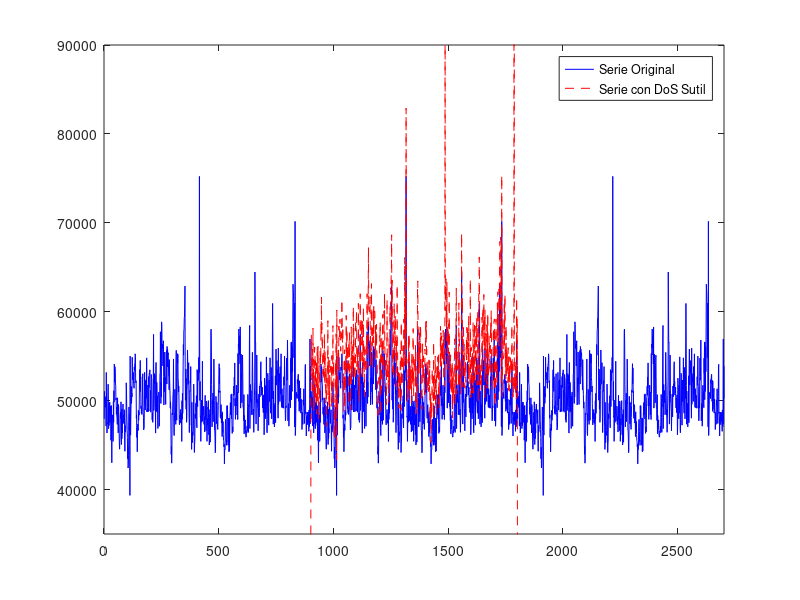

Source code (MATLAB): (Note: this script raises an error after producing the figure.)
clear; close all;clc; warning off;
addpath('./Datasets/');
addpath('./Functions/');
addpath('./Datos_finales/');

%% Cargar datos obtenidos de Representación.m
% Cargar los archivos .mat
data1 = load('serie_sintetica_10.mat');
data2 = load('serie_sintetica_075.mat');
data3 = load('serie_sintetica_05.mat');
data4 = load('serie_sintetica_meseta.mat');
data5 = load('serie_sintetica_gauss.mat');
data6 = load('serie_original.mat');
data7 = load('alphas_serie_original.mat');
data8 = load('stables_calculados.mat');
data9 = load('centroide_objetivo.mat');
data10 = load('stables_sf.mat');

% Extraer variables del archivo
serie_sintetica_10 = data1.muestras_centroide_Delta_Gamma_Changed_10;
serie_sintetica_075 = data2.muestras_centroide_Delta_Gamma_Changed_11;
serie_sintetica_05 = data3.muestras_centroide_Delta_Gamma_Changed_9;
serie_sintetica_meseta = data4.meseta_aleatoria;
serie_sintetica_gauss = data5.muestras_serie_tr;
serie_original = data6.serie_original;
alphas_serie_original = data7.alphas_serie_original;
stables_calculados = data8.stables_calculados_4;
centroide_objetivo = data9.centroide_objetivo;
alfas_sf = data10.alfas_sf;
gammas_sf = data10.gammas_sf;
deltas_sf = data10.deltas_sf;

% Series sumadas y limpiar variables inutiles
serie_sumada_10 = serie_original + serie_sintetica_10;
serie_sumada_meseta = serie_original + serie_sintetica_meseta;
vars = who('data*'); % Encuentra todas las variables que empiezan con 'data'
clear(vars{:}); % Elimina todas esas variables
f = ["pdf"]; % Formato para guardar imagenes vectoriales

%% Flash - crowd para la memoria 

% Concatenar el vector original tres veces para obtener un vector de 2703x1
serie_orig_concatenada = repmat(serie_original, 3, 1);
vector_ceros = zeros(901,1);
serie_sumada_concatenada = [vector_ceros; serie_original+serie_sintetica_10; vector_ceros];

% Graficar ambas series para comparar
figure;
plot(serie_orig_concatenada, 'b', 'DisplayName', 'Serie Original');
xlim([0,2703]); ylim([3.5e4,9e4]);
hold on;
plot(serie_sumada_concatenada, 'r--', 'DisplayName', 'Serie con DoS Sutil');
legend show;
% Cambiar el tamaño de letra de la leyenda
lgd = legend;
lgd.FontSize = 14;
title('Flash-crowd con la serie de ataque al 10%', 'FontSize', 14, 'FontWeight', 'bold');
xlabel('Tiempo (segundos)', 'FontSize', 14, 'FontWeight', 'bold');
ylabel('Paquetes/s', 'FontSize', 14, 'FontWeight', 'bold');
% Configurar los ejes
ax = gca; % Obtener el objeto de los ejes
ax.FontSize = 14; % Cambiar el tamaño de la letra de los ejes
grid on;


%% Comparativa con ataque tipo meseta 
% Este script genera un ataque de tipo meseta distinto al importado, solo
% ejecutar si se quieren hacer pruebas, pero para la parte de comparativa,
% saltar e importar los datos finales.
serie_orig_concatenada = repmat(serie_original, 3, 1);
% Calcular el valor medio de la serie original
valor_medio = mean(serie_original);

% Generar una meseta al 10% del valor medio
num_elements = 901;
media_meseta = valor_medio * 0.10;
desviacion_estandar_meseta = media_meseta * 0.2;  
meseta_aleatoria = media_meseta + desviacion_estandar_meseta * randn(num_elements, 1);
% Crear una copia de serie_orig_concatenada para sumar la meseta
vector_ceros = zeros(901,1);
serie_meseta_sumada = meseta_aleatoria+serie_original;
serie_meseta_concatenada = [vector_ceros; meseta_aleatoria; vector_ceros];
serie_sumada_concatenada = serie_meseta_concatenada + serie_orig_concatenada;

% Calculando distancia al centroide para gráfica de costes. El dato aquí
% generado se utiliza en Representación.m
DistCentroide_meseta = DistCentroide(alphas(serie_meseta_sumada,1),centroide_objetivo);

% Crear los subplots
figure;
% Primer subplot: la serie original
subplot(3, 1, 1);
plot(serie_orig_concatenada);
xlim([0,2703]);
title('Serie Original');
xlabel('Índice');
ylabel('Valor');

% Segundo subplot: la serie original y la meseta
subplot(3, 1, 2);
plot(1:length(serie_orig_concatenada), serie_orig_concatenada, 'b', 'DisplayName', 'Serie Original');
xlim([0,2703]);
hold on;
plot(1:length(serie_meseta_concatenada), serie_meseta_concatenada, 'r', 'DisplayName', 'Meseta');
title('Serie Original y Meseta');
xlabel('Índice');
ylabel('Valor');
legend;

% Tercer subplot: la serie original concatenada y modificada
subplot(3, 1, 3);
plot(serie_sumada_concatenada);
xlim([0,2703]);
title('Serie Original Concatenada Modificada');
xlabel('Índice');
ylabel('Valor');


%% Porcentajes de paquetes con respecto a la serie original
paquetes_serie_original = sum(serie_original);
paquetes_stable_05 = sum(serie_sintetica_05);
paquetes_stable_075 = sum(serie_sintetica_075);
paquetes_stable_10 = sum(serie_sintetica_10);
paquetes_stable_gaus = sum(serie_sintetica_gauss);
paquetes_stable_meseta = sum(serie_sintetica_meseta);

paquetes_normalizado = [paquetes_stable_05 paquetes_stable_075 paquetes_stable_10 paquetes_stable_gaus paquetes_stable_meseta]./paquetes_serie_original;
porcentaje_paquetes_normalizado = paquetes_normalizado*100;

%% Distancias normalizadas a Centroide
alfaestables_05 = alphas(serie_sintetica_05,1);
DistCentroide_005 = DistCentroide(alphas_serie_original + alphas(serie_sintetica_05,1),centroide_objetivo);
DistCentroide_075 = DistCentroide(alphas_serie_original + alphas(serie_sintetica_075,1),centroide_objetivo);
DistCentroide_010 = DistCentroide(alphas_serie_original + alphas(serie_sintetica_10,1),centroide_objetivo);
DistCentroide_meseta = 6.15036e+03; % dato generado en Analytic_studio
DistCentroide_gauss = DistCentroide(alphas_serie_original + alphas(serie_sintetica_gauss,1),centroide_objetivo);
distancias_Centroides_Norm = [DistCentroide_005 DistCentroide_075 DistCentroide_010 DistCentroide_gauss DistCentroide_meseta]./DistCentroide_meseta;

% Define los nombres de las categorías
categorias = {'5%', '7.5%', '10%', 'gaussiana', 'meseta'};
% Define los colores para cada barra
colores = lines(length(distancias_Centroides_Norm));
% Crear la gráfica de barras
figure;
hold on;
b = bar(distancias_Centroides_Norm);
% Configurar los ejes
ax = gca; % Obtener el objeto de los ejes
ax.FontSize = 14; % Cambiar el tamaño de la letra de los ejes
ax.FontWeight = 'bold'; % Poner en negrita la letra de los ejes
% Añadir título y configurar sus propiedades
title('Distancias Normalizadas a los Centroides', 'FontSize', 16, 'FontWeight', 'bold');

% Añadir etiquetas a los ejes y configurar sus propiedades
xlabel('Tipo de ataque', 'FontSize', 14, 'FontWeight', 'bold');
ylabel('Distancia al centroide normalizada', 'FontSize', 14, 'FontWeight', 'bold');
% Cambiar los colores de las barras y añadir texto de %
for k = 1:length(distancias_Centroides_Norm)
    b.FaceColor = 'flat';
    b.CData(k,:) = colores(k,:);
    porcentaje_texto = sprintf('%.2f%%', porcentaje_paquetes_normalizado(k));
    text(k, distancias_Centroides_Norm(k) - 0.05, porcentaje_texto, 'FontSize', 14, ...
        'HorizontalAlignment', 'center', 'VerticalAlignment', 'top', 'FontWeight', 'bold');
end
% Añadir las etiquetas de las categorías en el eje x
set(gca, 'XTickLabel', categorias);
% Añadir texto en la esquina superior izquierda dentro de la figura
%text(0.05, 0.95, '% con respecto a la serie original', 'Units', 'normalized', ...
    %'HorizontalAlignment', 'left', 'VerticalAlignment', 'top', 'FontWeight', 'bold', 'FontSize', 12);
%saveas(gcf,'diagrama_barras_costes',f);


%% Calcular distancia de todos los puntos al centroide para ver cómo está de enmascarado
distancia_euclidea_puntos_sf = zeros(1,184);
for i=1:184
    alfas_ventana = [alfas_sf(i) 1 gammas_sf(i) deltas_sf(i)]';
    distancia_euclidea_puntos_sf(i) = DistCentroide(alfas_ventana,centroide_objetivo);
end

distancia_ordenada = sort(distancia_euclidea_puntos_sf);
distancia_percentil_10 = prctile(distancia_ordenada, 10);
distancia_percentil_90 = prctile(distancia_ordenada, 90);
distancia_euclidea_puntos_media = mean(distancia_ordenada);

% Busca un valor de distancia al centroide menor que la serie de ataque 10%
Percentil_serie_ataque_10 = -1;
for j=1:184
    if(distancia_ordenada(j)>DistCentroide_010)
        Percentil_serie_ataque_10 = j-1;
        break;
    end
end

% Busca un valor de distancia al centroide menor que la serie de ataque 7.5%
Percentil_serie_ataque_075 = -1;
for j=1:184
    if(distancia_ordenada(j)>DistCentroide_075)
        Percentil_serie_ataque_075 = j-1;
        break;
    end
end

% Busca un valor de distancia al centroide menor que la serie de ataque 5%
Percentil_serie_ataque_05 = -1;
for j=1:184
    if(distancia_ordenada(j)>DistCentroide_005)
        Percentil_serie_ataque_05 = j-1;
        break;
    end
end

% Busca un valor de distancia al centroide menor que la serie de ataque
% gaussiana al 10%
Percentil_serie_ataque_gauss = -1;
for j=1:184
    if(distancia_ordenada(j)>DistCentroide_gauss)
        Percentil_serie_ataque_gauss = j-1;
        break;
    end
end

% Busca un valor de distancia al centroide menor que la serie de ataque
% tipo meseta al 10%
Percentil_serie_ataque_meseta = -1;
for j=1:184
    if(distancia_ordenada(j)>DistCentroide_meseta)
        Percentil_serie_ataque_meseta = j-1;
        break;
    end
end

% Busca un valor de distancia al centroide para la serie original
Percentil_serie_original = -1;
for h=1:184
    if(distancia_ordenada(h) > DistCentroide(alphas_serie_original,centroide_objetivo))
        Percentil_serie_original = h-1;
        break;
    end
end

% Esta gráfica es para ver de forma visual qué ha ocurrido
% Valores para las barras
Percentiles = ([Percentil_serie_original, Percentil_serie_ataque_05, Percentil_serie_ataque_075, ...
    Percentil_serie_ataque_10, Percentil_serie_ataque_gauss, Percentil_serie_ataque_meseta]./184).*100;

% Valores originales
Percentiles_originales = [Percentil_serie_original, Percentil_serie_ataque_05, Percentil_serie_ataque_075, ...
    Percentil_serie_ataque_10, Percentil_serie_ataque_gauss, Percentil_serie_ataque_meseta];
% Colores para las barras (se puede ajustar según las preferencias)
bar_colors = [
    0 0.4470 0.7410; % Azul (Percentil serie original)
    0.8500 0.3250 0.0980; % Naranja (Percentil serie ataque 05)
    0.9290 0.6940 0.1250; % Amarillo (Percentil serie ataque 075)
    0.4940 0.1840 0.5560; % Púrpura (Percentil serie ataque 10)
    0.4660 0.6740 0.1880; % Verde (Percentil serie ataque gauss)
    0.3010 0.7450 0.9330; % Cian (Percentil serie ataque meseta)
];

figure;
% Crear la gráfica de barras
b = bar(Percentiles, 'FaceColor', 'flat');
% Asignar los colores a las barras
for k = 1:length(Percentiles)
    b.CData(k, :) = bar_colors(k, :);
end

% Configurar las etiquetas del eje x
set(gca, 'XTickLabel', {'Percentil serie original', 'Percentil serie ataque 05', 'Percentil serie ataque 075', ...
                        'Percentil serie ataque 10', 'Percentil serie ataque gauss', 'Percentil serie ataque meseta'}, 'FontWeight', 'bold');
set(gca, 'XTick', 1:6); % Asegura que se etiqueten las posiciones correctas
% Ajustar el rango del eje Y
ylim([0 100]);
% Agregar la leyenda
%legend(bar_colors, {'Percentil serie original', 'Percentil serie ataque 05', 'Percentil serie ataque 075', ...
       % 'Percentil serie ataque 10', 'Percentil serie ataque gauss', 'Percentil serie ataque meseta'}, ...
       % 'Location', 'northeastoutside', 'FontWeight', 'bold'); % Coloca la leyenda fuera de la gráfica

% Ampliar el tamaño de letra de los ejes y la leyenda
ax = gca;
ax.FontSize = 14; % Cambia el tamaño de letra de los ejes
% Cambiar el tamaño de letra de la leyenda
%lgd = legend;
%lgd.FontSize = 14;
% Etiquetas de los ejes
ylabel('Porcentaje (%)', 'FontSize', 16, 'FontWeight', 'bold');
% Título 
title('Comparación de Percentiles Normalizados', 'FontSize', 16, 'FontWeight', 'bold');
% Añadir texto con los valores normalizados debajo del límite superior de cada barra
for i = 1:length(Percentiles)
    text(i, Percentiles(i) - 5, sprintf('%.d/184', Percentiles_originales(i)), 'HorizontalAlignment', 'center', ...
        'VerticalAlignment', 'top', 'FontSize', 14, 'FontWeight', 'bold');
end


%% Script para modificar imagen una vez está abierta, 
% para exportarla a un documento
% Obtener el identificador de la figura y el eje
fig = gcf;  % Obtiene la figura actual
ax = gca;   % Obtiene el eje actual

% Cambiar el tamaño y estilo de las etiquetas de los ejes
ax.FontSize = 14;       % Aumenta el tamaño de la fuente
ax.FontWeight = 'bold'; % Cambia la fuente a negrita

% Añadir un título a la figura
title('Comparación de PDFs', 'FontSize', 14, 'FontWeight', 'bold');

% Opcional: Cambiar el tamaño y estilo de las etiquetas de los ejes x e y
xlabel('Valor', 'FontSize', 14, 'FontWeight', 'bold');
ylabel('Densidad de Probabilidad', 'FontSize', 14, 'FontWeight', 'bold');
% Cambiar el tamaño de letra de la leyenda
lgd = legend;
lgd.FontSize = 14;